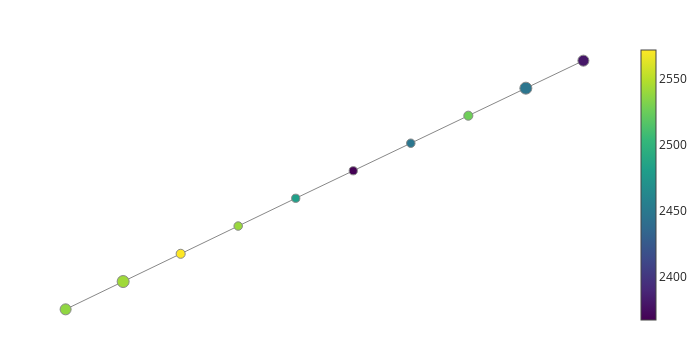

Notebook code cell kept with this figure:
### Code cell
graph = plot_static_mapper_graph(pipe, data)
graph.show()

### Figure 1 — Plotly figure (JSON) as saved in the notebook; plotly's stock layout.template omitted (floating-point values rounded to 4 significant figures)
{"data": [{"hoverinfo": "none", "line": {"color": "#888", "width": 1}, "mode": "lines", "name": "edge_trace", "type": "scatter", "uid": "7e3044bc-0bd6-47ee-a89e-5ee5d3148fa2", "x": [1.024, 1.375, null, 1.024, 0.6732, null, 1.375, 1.726, null, 0.3221, -0.02904, null, 0.3221, 0.6732, null, -0.02904, -0.3801, null, -1.433, -1.082, null, -1.082, -0.7312, null, -0.3801, -0.7312, null], "y": [0.3861, 0.3996, null, 0.3861, 0.3726, null, 0.3996, 0.413, null, 0.3591, 0.3455, null, 0.3591, 0.3726, null, 0.3455, 0.3319, null, 0.2911, 0.3047, null, 0.3047, 0.3183, null, 0.3319, 0.3183, null]}, {"hoverinfo": "text", "hovertext": ["Node ID: 0<br>Pullback set label: 7<br>Partial cluster label: 1<br>Node size: 484<br>Summary statistic: 2530.0", "Node ID: 1<br>Pullback set label: 8<br>Partial cluster label: 1<br>Node size: 847<br>Summary statistic: 2450.0", "Node ID: 2<br>Pullback set label: 5<br>Partial cluster label: 1<br>Node size: 398<br>Summary statistic: 2370.0", "Node ID: 3<br>Pullback set label: 4<br>Partial cluster label: 1<br>Node size: 398<br>Summary statistic: 2480.0", "Node ID: 4<br>Pullback set label: 0<br>Partial cluster label: 1<br>Node size: 714<br>Summary statistic: 2540.0", "Node ID: 5<br>Pullback set label: 1<br>Partial cluster label: 1<br>Node size: 847<br>Summary statistic: 2540.0", "Node ID: 6<br>Pullback set label: 3<br>Partial cluster label: 1<br>Node size: 422<br>Summary statistic: 2540.0", "Node ID: 7<br>Pullback set label: 9<br>Partial cluster label: 1<br>Node size: 714<br>Summary statistic: 2380.0", "Node ID: 8<br>Pullback set label: 6<br>Partial cluster label: 1<br>Node size: 422<br>Summary statistic: 2450.0", "Node ID: 9<br>Pullback set label: 2<br>Partial cluster label: 1<br>Node size: 484<br>Summary statistic: 2570.0"], "marker": {"color": [2526.0, 2447.0, 2367.0, 2482.0, 2537.0, 2542.0, 2540.0, 2380.0, 2448.0, 2572.0], "colorbar": {"thickness": 15, "title": {"side": "right", "text": ""}, "xanchor": "left"}, "colorscale": [[0, "#440154"], [0.1111, "#482878"], [0.2222, "#3e4989"], [0.3333, "#31688e"], [0.4444, "#26828e"], [0.5556, "#1f9e89"], [0.6667, "#35b779"], [0.7778, "#6ece58"], [0.8889, "#b5de2b"], [1, "#fde725"]], "line": {"color": "#888", "width": 1}, "opacity": 1, "reversescale": false, "showscale": true, "size": [484, 847, 398, 398, 714, 847, 422, 714, 422, 484], "sizemin": 4, "sizemode": "area", "sizeref": 11.76}, "mode": "markers", "name": "node_trace", "type": "scatter", "uid": "63cb61d9-a835-4294-b6d3-ad75873f7ba4", "x": [1.024, 1.375, 0.3221, -0.02904, -1.433, -1.082, -0.3801, 1.726, 0.6732, -0.7312], "y": [0.3861, 0.3996, 0.3591, 0.3455, 0.2911, 0.3047, 0.3319, 0.413, 0.3726, 0.3183]}], "layout": {"autosize": false, "height": 360, "hovermode": "closest", "margin": {"b": 20, "l": 5, "r": 5, "t": 40}, "showlegend": false, "title": {"text": ""}, "width": 700, "xaxis": {"autorange": true, "range": [-1.652, 1.945], "showgrid": false, "showline": false, "showticklabels": false, "ticks": "", "title": {"text": ""}, "type": "linear", "zeroline": false}, "yaxis": {"autorange": true, "range": [0.281, 0.4232], "showgrid": false, "showline": false, "showticklabels": false, "ticks": "", "title": {"text": ""}, "type": "linear", "zeroline": false}}}
